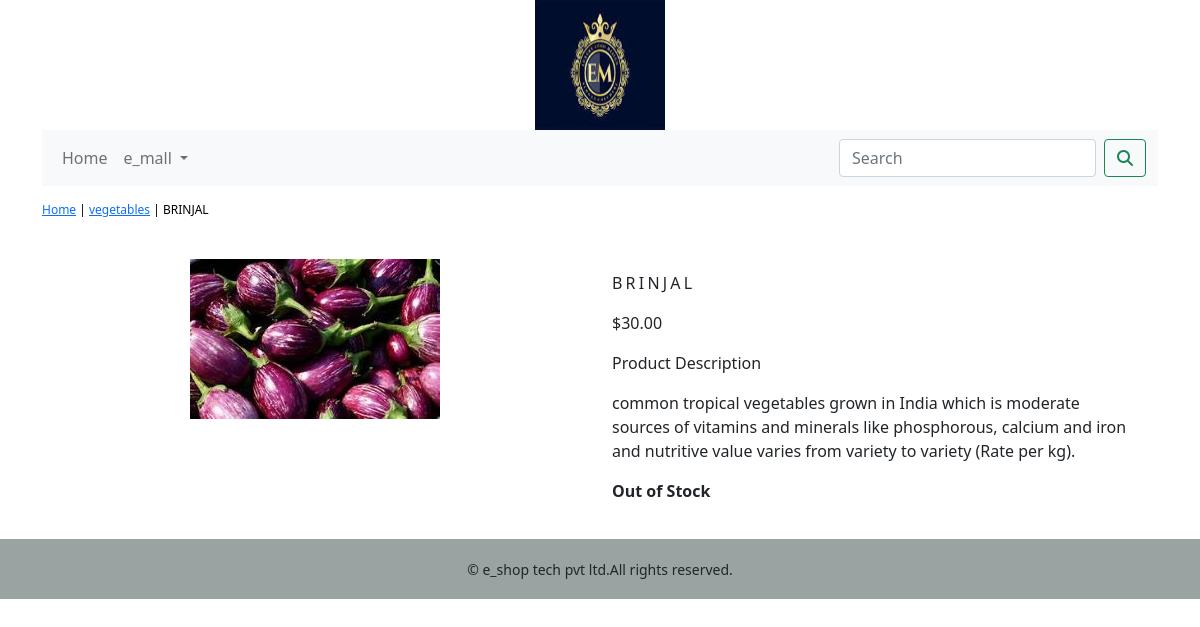
The page /e_mall/vegees/brinjal/ on the database its author committed.
### e_mall/models.py (models this page shows, shortened)
class Product(models.Model):
    name =models.CharField(max_length=250,unique=True)
    slug=models.SlugField(max_length=250,unique=True)
    description=models.TextField(blank=True)
    price=models.DecimalField(max_digits=10,decimal_places=2)
    category=models.ForeignKey(Category,on_delete=models.CASCADE)
    image=models.ImageField(upload_to='product',blank=True)
    stock =models.IntegerField()
    available =models.BooleanField(default=True)
    created =models.DateTimeField(auto_now_add=True)
    updated =models.DateTimeField(auto_now_add=True)
    class Meta:
        ordering = ('name',)
        verbose_name = 'product'
        verbose_name_plural = 'products'

class Category(models.Model):
    name=models.CharField(max_length=250,unique=True)
    slug= models.SlugField(max_length=250,unique=True)
    description =models.TextField(blank=True)
    image =models.ImageField(upload_to='category',blank=True)
    class Meta:
        ordering=('name',)
        verbose_name='category'
        verbose_name_plural='categories'
    def get_url(self):
        return reverse('e_mall:product_by_category',args=[self.slug])
    def __str__(self):
        return '{}'.format(self.name)

### e_mall/views.py (the view)
# urls.py: path('<slug:c_slug>/<slug:product_slug>/',views.proDetail,name='prodCatdetail'),
def proDetail(request,c_slug,product_slug):
    try:
        product =Product.objects.get(category__slug=c_slug,slug=product_slug)
    except Exception as e:
        raise e
    return render(request,'product.html',{'product':product})

### cart/context_processors.py (called while the page is built)
def counter(request):
    item_count=0
    if 'admion' in request.path:
        return {}
    else:
        try:
            cart=Cart.objects.filter(cart_id=_cart_id(request))
            cart_items=CartItem.objects.all().filter(cart=cart[:1])
            for cart_item in cart_items:
                item_count += cart_item.quantity
        except Cart.DoesNotExist:
            item_count=0
    return dict(item_count=item_count)

### cart/views.py (called while the page is built)
def _cart_id(request):
    cart=request.session.session_key
    if not cart:
        cart=request.session.create()
    return cart

### e_mall/context_processors.py (called while the page is built)
def menu_links(request):
    links=Category.objects.all()
    return dict(links=links)

### templates/product.html (shortened to what this page needs)
{% extends 'base.html' %}
{% load static %}
{% block content %}
<div class="row my_prod_row_class">
    <div class="mx_auto">
        <p><a href="{% url 'e_mall:allProdCat' %}">Home</a> | <a href="{{product.category.get_url}}">{{product.category}}</a> | {{product.name}}</p>
    </div>
    <div class="container">
        <br>
        <div class="row">
            <div class="col-12 col-sm-12 col-md-12 col-lg-6 text-center">
                <div style="min-width:18rem">
                    <img src="{{product.image.url}}" alt="{{product.name}}">
                </div>
            </div>
                <div class="col-12 col-sm-12 col-md-12 col-lg-6">
                    <div>
                        <h1 class="my_prod_title">{{product.name}}</h1>
                        <p>${{product.price}}</p>
                        <p class="my_title">Product Description</p>
                        <p class="text-justify my_prod_text">{{product.description}}</p>
                        {% if product.stock <= 0 %}
                            <p class="text-justify my_prod_text"><b>Out of Stock</b></p>
                        {% else %}
                            <a class="btn btn-secondary" href="{% url 'cart:add_cart' product.id %}">Add to Cart</a>
                        {% endif %}
                    </div>
                </div>
            </div>
        </div>
</div>
{% endblock %}

### static/css/custom.css (style rules this page uses)
body { font_family: 'Roboto',sans-serif; }
.my_title { font_size:16px; text_transform:uppercase; letter_spacing:.2em; }
.my_prod_row_class { padding-top:15px; padding-bottom:20px; }
.my_prod_row_class .mx_auto { color:#000; font-size:12px; text-decoration:none; }
.my_prod_title { font-size:16px; text-transform:uppercase; letter-spacing:.2em; padding-top:15px; padding-bottom:10px; }
.my_prod_text { padding-right:20px; }

### rows shown on the page
Product: category "vegetables", name "BRINJAL", image (picture), price "30.00", description "common tropical vegetables grown in India which is moderate sources of vitamins and minerals like phosphorous, calcium and iron and nutritive value varies from variety to variety (Rate per kg)."
